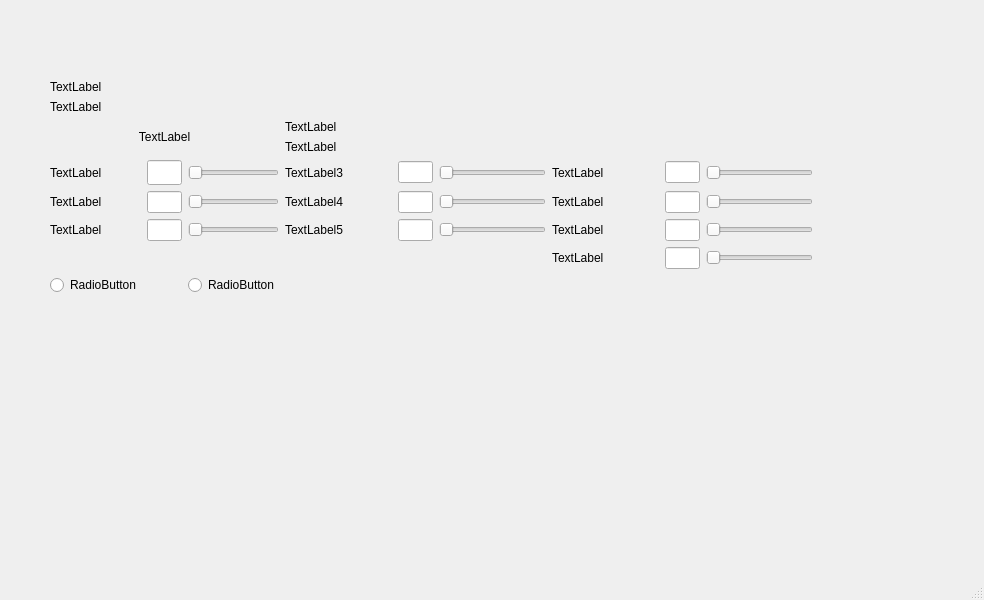
<?xml version="1.0" encoding="UTF-8"?>
<ui version="4.0">
 <class>MainWindow</class>
 <widget class="QMainWindow" name="MainWindow">
  <property name="geometry">
   <rect>
    <x>0</x>
    <y>0</y>
    <width>984</width>
    <height>600</height>
   </rect>
  </property>
  <property name="windowTitle">
   <string>MainWindow</string>
  </property>
  <widget class="QWidget" name="centralwidget">
   <widget class="QWidget" name="gridLayoutWidget">
    <property name="geometry">
     <rect>
      <x>50</x>
      <y>80</y>
      <width>805</width>
      <height>381</height>
     </rect>
    </property>
    <layout class="QGridLayout" name="gridLayout">
     <property name="sizeConstraint">
      <enum>QLayout::SetFixedSize</enum>
     </property>
     <item row="8" column="5">
      <widget class="QSlider" name="horizontalSlider_7">
       <property name="orientation">
        <enum>Qt::Horizontal</enum>
       </property>
      </widget>
     </item>
     <item row="7" column="4">
      <widget class="QLineEdit" name="lineEdit_5">
       <property name="maximumSize">
        <size>
         <width>35</width>
         <height>16777215</height>
        </size>
       </property>
      </widget>
     </item>
     <item row="1" column="0" colspan="9">
      <widget class="QLabel" name="label_14">
       <property name="maximumSize">
        <size>
         <width>16777215</width>
         <height>25</height>
        </size>
       </property>
       <property name="text">
        <string>TextLabel</string>
       </property>
      </widget>
     </item>
     <item row="9" column="6">
      <widget class="QLabel" name="label_13">
       <property name="text">
        <string>TextLabel</string>
       </property>
      </widget>
     </item>
     <item row="3" column="0" rowspan="2" colspan="3">
      <widget class="QLabel" name="label">
       <property name="text">
        <string>TextLabel</string>
       </property>
       <property name="alignment">
        <set>Qt::AlignCenter</set>
       </property>
      </widget>
     </item>
     <item row="8" column="2">
      <widget class="QSlider" name="horizontalSlider_5">
       <property name="orientation">
        <enum>Qt::Horizontal</enum>
       </property>
      </widget>
     </item>
     <item row="6" column="4">
      <widget class="QLineEdit" name="lineEdit_4">
       <property name="maximumSize">
        <size>
         <width>35</width>
         <height>16777215</height>
        </size>
       </property>
      </widget>
     </item>
     <item row="8" column="6">
      <widget class="QLabel" name="label_12">
       <property name="text">
        <string>TextLabel</string>
       </property>
      </widget>
     </item>
     <item row="8" column="4">
      <widget class="QLineEdit" name="lineEdit_6">
       <property name="maximumSize">
        <size>
         <width>35</width>
         <height>16777215</height>
        </size>
       </property>
      </widget>
     </item>
     <item row="9" column="7">
      <widget class="QLineEdit" name="lineEdit_10">
       <property name="maximumSize">
        <size>
         <width>35</width>
         <height>16777215</height>
        </size>
       </property>
      </widget>
     </item>
     <item row="8" column="0">
      <widget class="QLabel" name="label_6">
       <property name="text">
        <string>TextLabel</string>
       </property>
      </widget>
     </item>
     <item row="7" column="1">
      <widget class="QLineEdit" name="lineEdit_2">
       <property name="maximumSize">
        <size>
         <width>35</width>
         <height>16777215</height>
        </size>
       </property>
      </widget>
     </item>
     <item row="8" column="3">
      <widget class="QLabel" name="label_9">
       <property name="text">
        <string>TextLabel5</string>
       </property>
      </widget>
     </item>
     <item row="8" column="1">
      <widget class="QLineEdit" name="lineEdit_3">
       <property name="maximumSize">
        <size>
         <width>35</width>
         <height>16777215</height>
        </size>
       </property>
      </widget>
     </item>
     <item row="6" column="0">
      <widget class="QLabel" name="label_4">
       <property name="text">
        <string>TextLabel</string>
       </property>
      </widget>
     </item>
     <item row="6" column="6">
      <widget class="QLabel" name="label_10">
       <property name="minimumSize">
        <size>
         <width>107</width>
         <height>0</height>
        </size>
       </property>
       <property name="text">
        <string>TextLabel</string>
       </property>
      </widget>
     </item>
     <item row="6" column="7">
      <widget class="QLineEdit" name="lineEdit_7">
       <property name="maximumSize">
        <size>
         <width>35</width>
         <height>16777215</height>
        </size>
       </property>
      </widget>
     </item>
     <item row="7" column="7">
      <widget class="QLineEdit" name="lineEdit_8">
       <property name="maximumSize">
        <size>
         <width>35</width>
         <height>16777215</height>
        </size>
       </property>
      </widget>
     </item>
     <item row="6" column="1">
      <widget class="QLineEdit" name="lineEdit">
       <property name="sizePolicy">
        <sizepolicy hsizetype="Expanding" vsizetype="Expanding">
         <horstretch>0</horstretch>
         <verstretch>0</verstretch>
        </sizepolicy>
       </property>
       <property name="minimumSize">
        <size>
         <width>25</width>
         <height>25</height>
        </size>
       </property>
       <property name="maximumSize">
        <size>
         <width>35</width>
         <height>25</height>
        </size>
       </property>
      </widget>
     </item>
     <item row="6" column="2">
      <widget class="QSlider" name="horizontalSlider">
       <property name="orientation">
        <enum>Qt::Horizontal</enum>
       </property>
      </widget>
     </item>
     <item row="7" column="6">
      <widget class="QLabel" name="label_11">
       <property name="text">
        <string>TextLabel</string>
       </property>
      </widget>
     </item>
     <item row="10" column="2">
      <widget class="QRadioButton" name="radioButton">
       <property name="text">
        <string>RadioButton</string>
       </property>
      </widget>
     </item>
     <item row="7" column="5">
      <widget class="QSlider" name="horizontalSlider_6">
       <property name="orientation">
        <enum>Qt::Horizontal</enum>
       </property>
      </widget>
     </item>
     <item row="4" column="3" colspan="2">
      <widget class="QLabel" name="label_3">
       <property name="text">
        <string>TextLabel</string>
       </property>
      </widget>
     </item>
     <item row="9" column="8">
      <widget class="QSlider" name="horizontalSlider_10">
       <property name="orientation">
        <enum>Qt::Horizontal</enum>
       </property>
      </widget>
     </item>
     <item row="8" column="7">
      <widget class="QLineEdit" name="lineEdit_9">
       <property name="maximumSize">
        <size>
         <width>35</width>
         <height>16777215</height>
        </size>
       </property>
      </widget>
     </item>
     <item row="6" column="5">
      <widget class="QSlider" name="horizontalSlider_2">
       <property name="minimumSize">
        <size>
         <width>107</width>
         <height>0</height>
        </size>
       </property>
       <property name="orientation">
        <enum>Qt::Horizontal</enum>
       </property>
      </widget>
     </item>
     <item row="7" column="0">
      <widget class="QLabel" name="label_5">
       <property name="text">
        <string>TextLabel</string>
       </property>
      </widget>
     </item>
     <item row="6" column="3">
      <widget class="QLabel" name="label_7">
       <property name="minimumSize">
        <size>
         <width>107</width>
         <height>0</height>
        </size>
       </property>
       <property name="maximumSize">
        <size>
         <width>107</width>
         <height>16777215</height>
        </size>
       </property>
       <property name="text">
        <string>TextLabel3</string>
       </property>
      </widget>
     </item>
     <item row="8" column="8">
      <widget class="QSlider" name="horizontalSlider_9">
       <property name="orientation">
        <enum>Qt::Horizontal</enum>
       </property>
      </widget>
     </item>
     <item row="7" column="8">
      <widget class="QSlider" name="horizontalSlider_8">
       <property name="orientation">
        <enum>Qt::Horizontal</enum>
       </property>
      </widget>
     </item>
     <item row="6" column="8">
      <widget class="QSlider" name="horizontalSlider_3">
       <property name="minimumSize">
        <size>
         <width>107</width>
         <height>0</height>
        </size>
       </property>
       <property name="orientation">
        <enum>Qt::Horizontal</enum>
       </property>
      </widget>
     </item>
     <item row="7" column="2">
      <widget class="QSlider" name="horizontalSlider_4">
       <property name="orientation">
        <enum>Qt::Horizontal</enum>
       </property>
      </widget>
     </item>
     <item row="3" column="3" colspan="2">
      <widget class="QLabel" name="label_2">
       <property name="text">
        <string>TextLabel</string>
       </property>
      </widget>
     </item>
     <item row="10" column="0">
      <widget class="QRadioButton" name="radioButton_2">
       <property name="text">
        <string>RadioButton</string>
       </property>
      </widget>
     </item>
     <item row="7" column="3">
      <widget class="QLabel" name="label_8">
       <property name="text">
        <string>TextLabel4</string>
       </property>
      </widget>
     </item>
     <item row="2" column="0">
      <widget class="QLabel" name="label_15">
       <property name="text">
        <string>TextLabel</string>
       </property>
      </widget>
     </item>
    </layout>
   </widget>
  </widget>
  <widget class="QMenuBar" name="menubar">
   <property name="geometry">
    <rect>
     <x>0</x>
     <y>0</y>
     <width>984</width>
     <height>26</height>
    </rect>
   </property>
  </widget>
  <widget class="QStatusBar" name="statusbar"/>
 </widget>
 <resources/>
 <connections/>
</ui>
